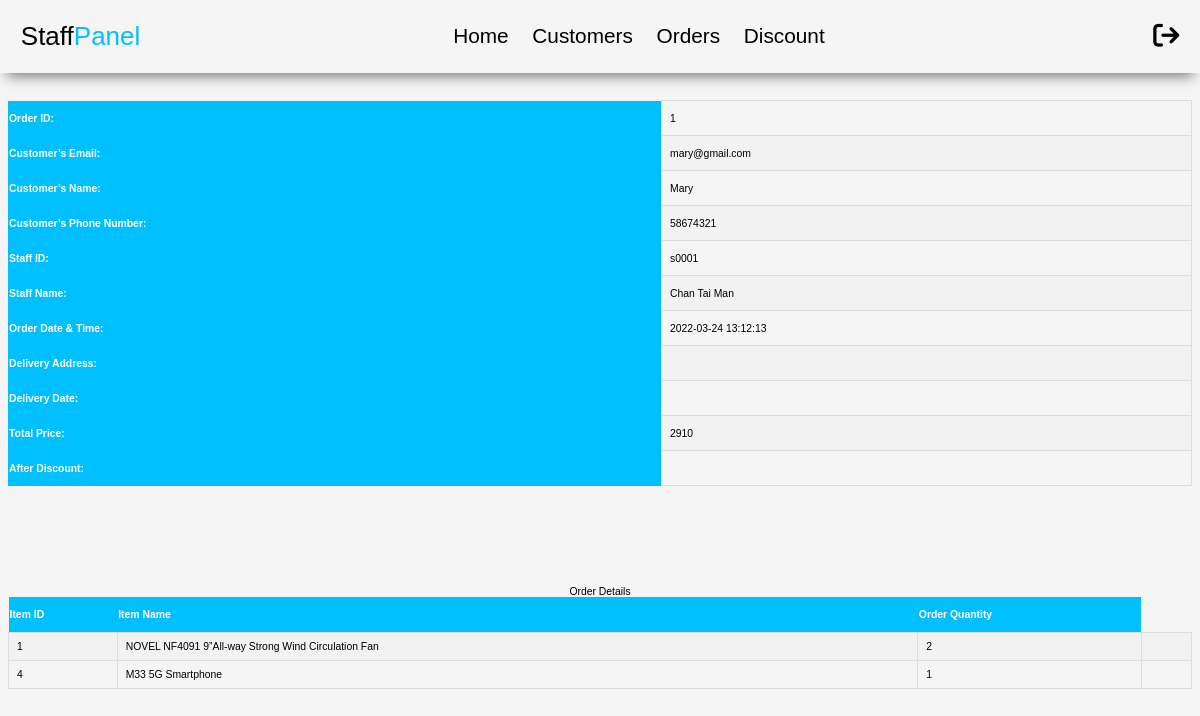
The page /receipt.php?orderID=1 on the database its author committed.
### tables this page shows
CREATE TABLE `Orders` (
  `orderID` int(11) NOT NULL,
  `customerEmail` varchar(50) NOT NULL,
  `staffID` varchar(50) NOT NULL,
  `dateTime` timestamp NOT NULL DEFAULT current_timestamp() ON UPDATE current_timestamp(),
  `deliveryAddress` varchar(255) DEFAULT NULL,
  `deliveryDate` date DEFAULT NULL,
  `totalPrice` double NOT NULL,
  `ItemOrdersitemID` int(11) DEFAULT NULL
);

CREATE TABLE `Customer` (
  `customerEmail` varchar(50) NOT NULL,
  `customerName` varchar(100) NOT NULL,
  `phoneNumber` varchar(255) DEFAULT NULL
);

CREATE TABLE `Staff` (
  `staffID` varchar(50) NOT NULL,
  `staffName` varchar(100) NOT NULL,
  `password` varchar(50) NOT NULL,
  `position` varchar(50) NOT NULL
);

CREATE TABLE `ItemOrders` (
  `orderID` int(11) NOT NULL,
  `itemID` int(11) NOT NULL,
  `orderQuantity` int(5) NOT NULL,
  `price` double NOT NULL
);

CREATE TABLE `Item` (
  `itemID` int(11) NOT NULL,
  `itemName` varchar(255) NOT NULL,
  `itemDescription` text DEFAULT NULL,
  `stockQuantity` int(11) NOT NULL DEFAULT 0,
  `price` double NOT NULL
);

### receipt.php (the view, shortened to what this page needs)
<!DOCTYPE html>
<html lang="en">
<head>
    <link rel="stylesheet" href="style/customer.css">
</head>
<body>
    <?php include 'staff_header.php'; ?>
    <table class="table">
    <?php
    require_once("connection/mysqli_conn.php");
    $oid = $_GET['orderID'];
    $res_orders = mysqli_query($conn,"SELECT * FROM Orders WHERE orderID=".$oid.";");
    while($row = mysqli_fetch_assoc($res_orders)){
        $orderID = $row['orderID'];
        $customerEmail = $row['customerEmail'];
        $staffID = $row['staffID'];
        $dateTime = $row['dateTime'];
        $deliveryAddress = $row['deliveryAddress'];
        $deliveryDate = $row['deliveryDate'];
        $totalPrice = $row['totalPrice'];
    }
    $res_customers = mysqli_query($conn,"SELECT * FROM Customer WHERE customerEmail='".$customerEmail."';");
    while($row = mysqli_fetch_assoc($res_customers)){
        $customerName = $row['customerName'];
        $phoneNumber = $row['phoneNumber'];
    }
    $res_staff = mysqli_query($conn,"SELECT * FROM Staff WHERE staffID='".$staffID."';");
    while($row = mysqli_fetch_assoc($res_staff)){
        $staffName = $row['staffName'];
    }
    $url = "http://127.0.0.1:8080/api/discountCalculator/".$totalPrice;
    $curl = curl_init($url);
    $response = curl_exec($curl);
    $data = json_decode($response, true);
    $ntp = $data['newTotalPrice'];
    echo
    '<tr><th>Order ID:</th><td>'.$orderID.'</td></tr>'
    .'<tr><th>Customer’s Email:</th><td>'.$customerEmail.'</td></tr>'
    .'<tr><th>Customer’s Name:</th><td>'.$customerName.'</td></tr>'
    .'<tr><th>Customer’s Phone Number:</th><td>'.$phoneNumber.'</td></tr>'
    .'<tr><th>Staff ID:</th><td>'.$staffID.'</td></tr>'
    .'<tr><th>Staff Name:</th><td>'.$staffName.'</td></tr>'
    .'<tr><th>Order Date & Time:</th><td>'.$dateTime.'</td></tr>'
    .'<tr><th>Delivery Address:</th><td>'.$deliveryAddress.'</td></tr>'
    .'<tr><th>Delivery Date:</th><td>'.$deliveryDate.'</td></tr>'
    .'<tr><th>Total Price:</th><td>'.$totalPrice.'</td></tr>'
    .'<tr><th>After Discount:</th><td>'.$ntp.'</td></tr>';
    echo '</table><table class="table">';
    echo '<caption>Order Details</caption>';
    echo ' <tr>
        <th>Item ID</th>
        <th>Item Name</th>
        <th>Order Quantity</th>
    </tr>';
    $res_orders = mysqli_query($conn,"SELECT item.itemId, itemorders.orderQuantity, item.itemName FROM itemorders, item WHERE item.itemID = itemorders.itemID and itemorders.orderID=".$oid.";");
    while($row = mysqli_fetch_assoc($res_orders)){
        echo '<tr><td>'
        .$row['itemId'].'</td><td>'
        .$row['itemName'].'</td><td>'
        .$row['orderQuantity'].'</td><td></tr>';
    }
    ?>
</table>
</body>
</html>

### staff_header.php
<header class="header">
<link rel="stylesheet" href="https://cdnjs.cloudflare.com/ajax/libs/font-awesome/6.1.1/css/all.min.css">
<div class="flex">
    <a href="staff_page.php" class="logo" style="text-decoration:none;">Staff<span>Panel</span></a>
    <nav class="navbar">
        <a href="staff_page.php" style="text-decoration:none;">Home</a>
        <a href="customers.php"style="text-decoration:none;">Customers</a>
        <a href="orders.php"style="text-decoration:none;">Orders</a>
        <a href="discount.php"style="text-decoration:none;">Discount</a>
    </nav>
    <div class="icon">
    <a href="logout.php" style="text-decoration:none;"><div id="logout-btn" class="fa fa-sign-out"></div></a>
    </div>
</div>
</header>

### style/customer.css (style rules this page uses)
body { background-color: whitesmoke; font-family: 'Trebuchet MS', sans-serif; }
html { font-size: 65%; overflow-x: hidden; scroll-behavior: smooth; scroll-padding-top: 6.5rem; }
a { text-decoration:none; }
.header { background-color: whitesmoke; position: fixed; top: 0; left: 0; right: 0; z-index: 100000; text-decoration:none; box-shadow: 0px 10px 13px -7px #777575, 0px 0px 33px 5px rgba(0,0,0,0); }
.header .flex { display: flex; align-items: center; justify-content: space-between; padding: 2rem; margin: 0 auto; max-width: 1200px; position: relative; }
.header .flex .logo { font-size: 2.5rem; color: black; }
.header .flex .logo span { color: rgb(0,191,255); }
.header .flex .navbar a { margin: 0 1rem; font-size: 2rem; color: black; }
.header .flex .icon > * { font-size: 2.5rem; color: black; cursor: pointer; margin-left: 1.5rem; }
.table { margin-top: 100px; font-family: Arial, Helvetica, sans-serif; border-collapse: collapse; width: 100%; }
.table td, #customers th { border: 1px solid #ddd; padding: 8px; }
.table tr:nth-child(even) { background-color: #f2f2f2; }
.table th { padding-top: 12px; padding-bottom: 12px; text-align: left; background-color: rgb(0,191,255); color: white; }

### rows shown on the page
orders: orderID "1", customerEmail "mary@gmail.com", staffID "s0001", dateTime "2022-03-24 13:12:13", totalPrice "2910"
customer: customerName "Mary", phoneNumber "58674321"
staff: staffName "Chan Tai Man"
itemorders: itemID.itemID "1", itemID.itemName "NOVEL NF4091 9”All-way Strong Wind Circulation Fan", orderQuantity "2"
itemorders: itemID.itemID "4", itemID.itemName "M33 5G Smartphone", orderQuantity "1"
